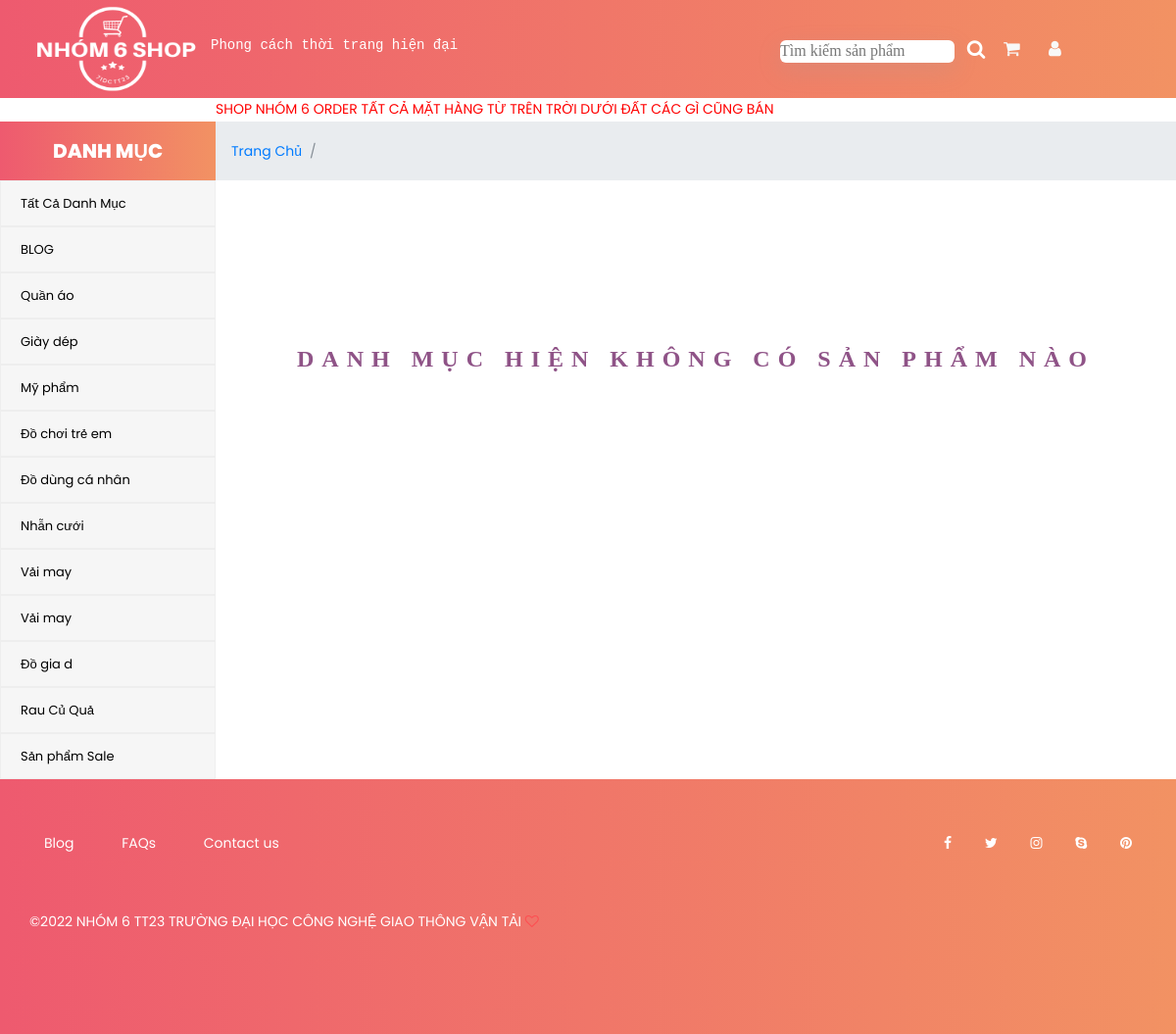
/product/danhmuc/1, run on an earlier commit of the app's database.
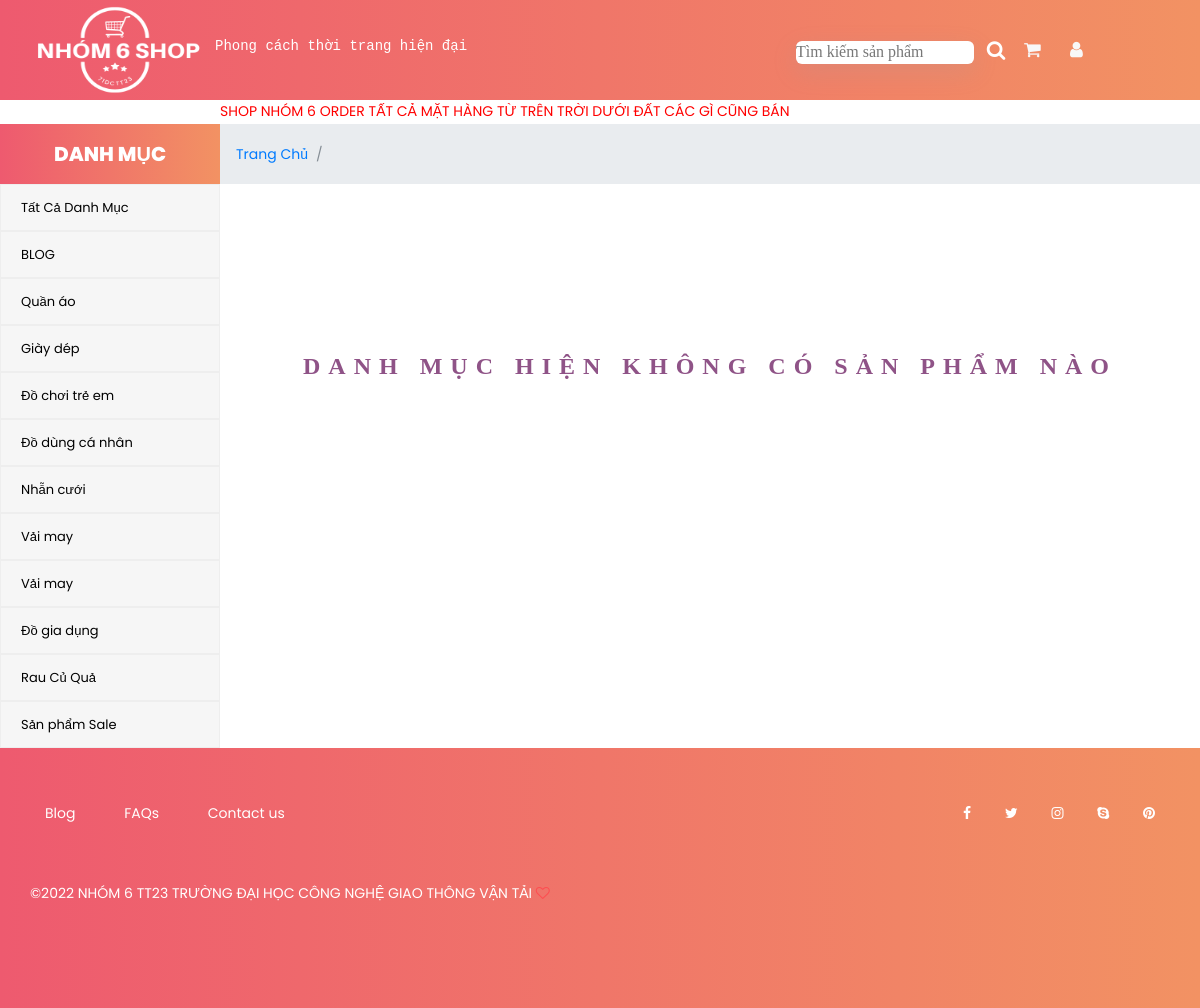
And on a later commit of the database.
### tables this page shows
CREATE TABLE `tblDanhMuc` (
  `danhMucID` int(11) NOT NULL,
  `tenDanhMuc` varchar(50) NOT NULL
);

### MVC/Core/controller.php (called while the page is built, shortened)
<?php
    class controller{
        public function view($view,$data=[]){
            require_once "./MVC/Views/".$view.".php";
        }
    }
?>

### MVC/Controllers/Product.php (called while the page is built, shortened)
<?php
class Product extends controller
{
    public function DanhMuc($id)
    {
        $this->danhmuc = $this->model('DanhMuc');
        $result = $this->danhmuc->getByID($id);
        $this->view('MasterLayout', [
            'page' => 'content/danhMuc',
            'data' => $result["data"],
            'total' => $result["total"],
            'idDanhMuc' => $id
        ]);
    }
}

### index.php (called while the page is built, shortened)
<?php
    $myapp=new app();
?>

### MVC/Views/MasterLayout.php (the view, shortened to what this page needs)
<?php
include './MVC/config.php';
$sql = "SELECT * FROM tblDanhMuc ";
$danhmuc = mysqli_query($conn, $sql);
?>
<!DOCTYPE html>
<html lang="en">
<head>
	<link rel="stylesheet" type="text/css" href="http://localhost/BTL_WEB/public/Css/bootstrap4/bootstrap.min.css">
	<link rel="stylesheet" href="http://localhost/BTL_WEB/public/Css/main_styles.css">
	<link rel="stylesheet" href="http://localhost/BTL_WEB/public/plugins/font-awesome-4.7.0/css/font-awesome.css">
</head>
<body>
	<header class="header">
		<nav class="navbar">
			<div class="logo_container">
				<img id="logo_Shop" src="http://localhost/BTL_WEB/public/img/LOGO.png">
				<h6 style="color: white ;">Phong cách thời trang hiện đại</h6>
			</div>
			<ul class="navbar_user ">
				<div class="searchFrom">
					<form action="http://localhost/BTL_WEB/product/searchName" method="post" name="formSearch">
						<input name="txtSearchName" type="text" style="border: none; box-shadow: rgb(149 157 165 / 20%) 0px 8px 24px; font-family: fangsong; border-radius:6px" placeholder="Tìm kiếm sản phẩm">
						<li><button type="submit" class=" button_Search" name="btnSearchProduct"><i class="fa fa-search" aria-hidden="true"></i></button>
					</form>
				</div>
				<li class="checkout">
					<a href="http://localhost/BTL_WEB/order">
						<i class="fa fa-shopping-cart" aria-hidden="true"></i>
					</a>
				</li>
				<li class="account"><a href="#"><i class="fa fa-user" aria-hidden="true"></i></a>
				</li>
			</ul>
		</nav>
	</header>
	<div class="noidung">
		<div class="slide-bar">
			<h2 class="box-title">
				<span>DANH MỤC</span>
			</h2>
			<div class="category-list">
				<div class="item-list">
					<ul>
						<li class="menu-list">
							<a href="http://localhost/btl_web">Tất Cả Danh Mục</a>
						</li>
						<li class="menu-list">
							<a href="http://localhost/btl_web/blog">BLOG</a>
						</li>
						<?php while ($row = mysqli_fetch_array($danhmuc)) : ?>
							<li class="menu-list">
								<a href="http://localhost/btl_web/product/danhmuc/<?php echo $row['danhMucID'] ?>"><?php echo ($row['tenDanhMuc']); ?></a>
							</li>
						<?php endwhile; ?>
					</ul>
				</div>
			</div>
		</div>
		<div class="wrap_Container" style="display: flex;    display: flex; flex-direction: column; flex-grow: 1;">
			<marquee style="color: red">SHOP NHÓM 6 ORDER TẤT CẢ MẶT HÀNG TỪ TRÊN TRỜI DƯỚI ĐẤT CÁC GÌ CŨNG BÁN</marquee>
			<nav aria-label="breadcrumb" style="max-height: 60px; border-radius:0; margin-top: 1px;">
				<ol class="breadcrumb" style="height: 100%; border-radius:0;align-items: center;">
					<li class="breadcrumb-item"><a href="http://localhost/btl_web">Trang Chủ</a></li>
					<?php if ($_SESSION['page'] != "Home") : ?>
						<li class="breadcrumb-item
						 <?php if (isset($_SESSION['pageSub'])) {
								echo "";
							} else {
								echo 'active"';
							} ?>" aria-current="page">
							<?php echo $_SESSION['page'] ?></li>
					<?php endif ?>
				</ol>
			</nav>
			<div class="content_Render">
			</div>
		</div>
	</div>
	<div class="chan_trang">
		<div class="container">
			<div class="row">
				<div class="col-lg-6">
					<div class="footer_nav_container d-flex flex-sm-row flex-column align-items-center justify-content-lg-start justify-content-center text-center">
						<ul class="footer_nav">
							<li><a style="color: white;" href="http://localhost/btl_web/blog">Blog</a></li>
							<li><a style="color: white;" href="#">FAQs</a></li>
							<li><a style="color: white;" href="">Contact us</a></li>
						</ul>
					</div>
				</div>
				<div class="col-lg-6">
					<div class="footer_social d-flex flex-row align-items-center justify-content-lg-end justify-content-center">
						<ul>
							<li><a href="#" style="color: white;"><i class="fa fa-facebook" aria-hidden="true"></i></a></li>
							<li><a href="#" style="color: white;"><i class="fa fa-twitter" aria-hidden="true"></i></a></li>
							<li><a href="#" style="color: white;"><i class="fa fa-instagram" aria-hidden="true"></i></a></li>
							<li><a href="#" style="color: white;"><i class="fa fa-skype" aria-hidden="true"></i></a></li>
							<li><a href="#" style="color: white;"><i class="fa fa-pinterest" aria-hidden="true"></i></a></li>
						</ul>
					</div>
				</div>
			</div>
			<div class="row">
				<div class="footer_nav_container">
					<div class="cr" style="color: white;">©2022 NHÓM 6 TT23 TRƯỜNG ĐẠI HỌC CÔNG NGHỆ GIAO THÔNG VẬN TẢI <i class="fa fa-heart-o" aria-hidden="true"></i>
					</div>
				</div>
			</div>
		</div>
	</div>
</body>
</html>

What changed in the data, as far as the page shows it:
removed tbldanhmuc: tenDanhMuc "Mỹ phẩm"
changed tbldanhmuc: tenDanhMuc "Đồ gia d" → "Đồ gia dụng"
